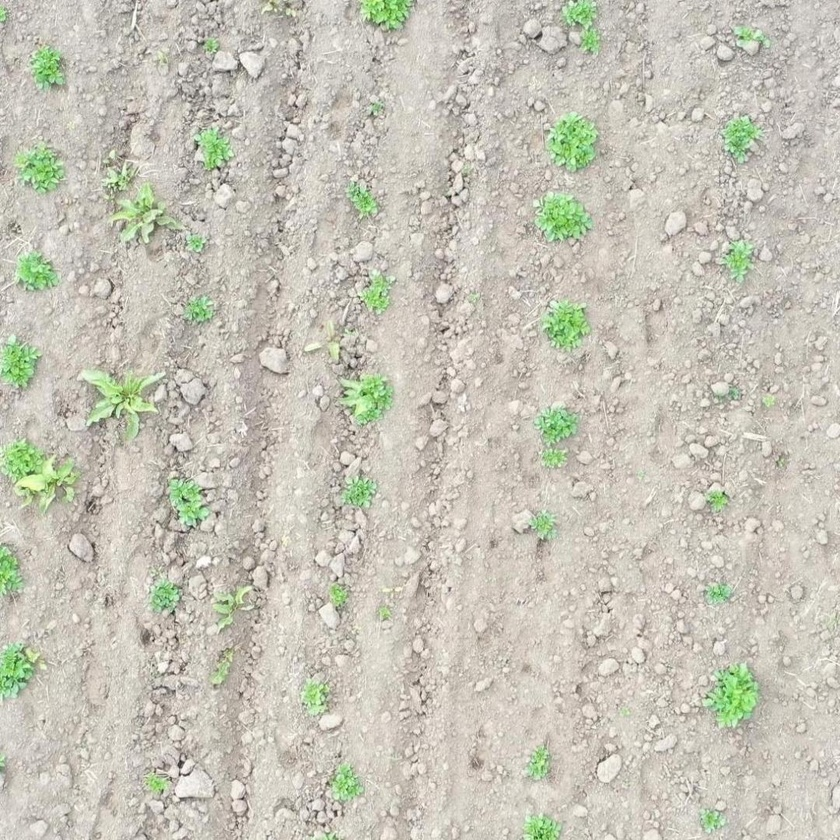
#> input picture data/raw/bloque_1080/img001.jpg, 840 x 840 px, shrunk from 1080 x 1080 before the run; its folder holds only this picture in this run
$ python process.py
#> lines starting #> are read from the running program, lines starting #| are printed output that depends on the picture
import cv2
import os
from pathlib import Path

# === 1️⃣ Definir bloques y rutas ===
bloques = {
    "bloque_1080": {
        "input": Path("data/raw/bloque_1080"),
        "output": Path("data/processed/bloque_1080_bn")
    },
    "bloque_256": {
        "input": Path("data/raw/bloque_256"),
        "output": Path("data/processed/bloque_256_bn")
    }
}

# === 2️⃣ Procesar cada bloque ===
for nombre_bloque, rutas in bloques.items():
    input_folder = rutas["input"]
    output_folder = rutas["output"]
    os.makedirs(output_folder, exist_ok=True)

    print(f"🔄 Procesando {nombre_bloque}...")

    # Recorrer todas las imágenes .jpg
    for img_file in input_folder.glob("*.jpg"):
        img = cv2.imread(str(img_file))
#> img is the input picture: shape (840, 840, 3); mean B, G, R 183.7, 197, 199.1
        if img is None:
            print(f"⚠️ No se pudo leer: {img_file}")
            continue

        # Convertir a escala de grises
        gray = cv2.cvtColor(img, cv2.COLOR_BGR2GRAY)
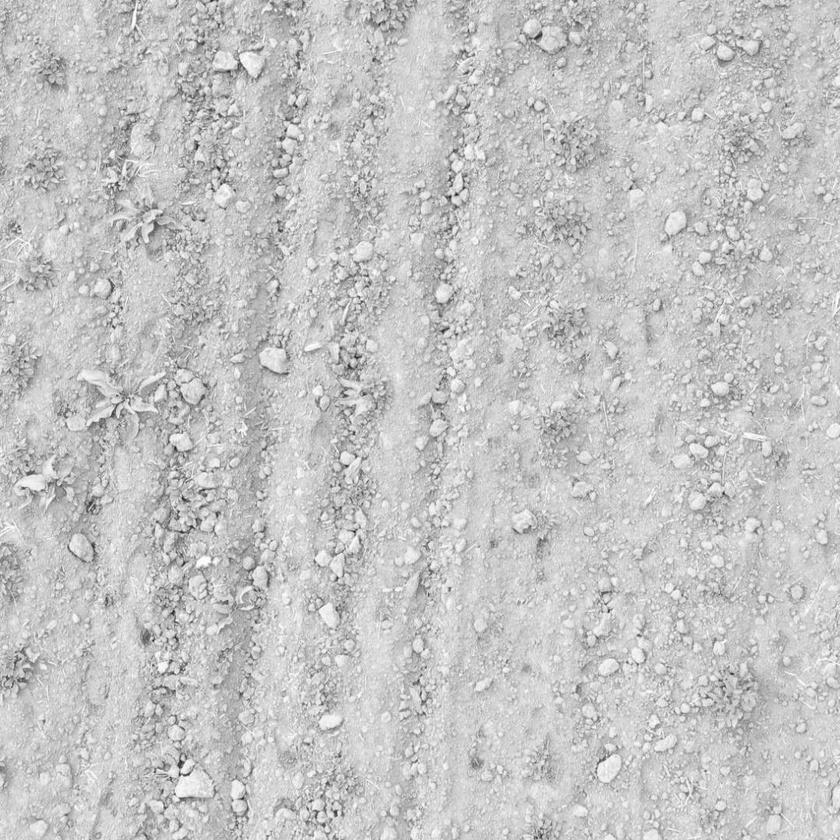
#> gray: shape (840, 840); min 28, max 254, mean 196.1

        # Guardar con el mismo nombre
        output_path = output_folder / img_file.name
        cv2.imwrite(str(output_path), gray)

    # print(f" {nombre_bloque} procesado y guardado en {output_folder.resolve()}\n")

print("Todos los bloques fueron convertidos a blanco y negro correctamente.")
